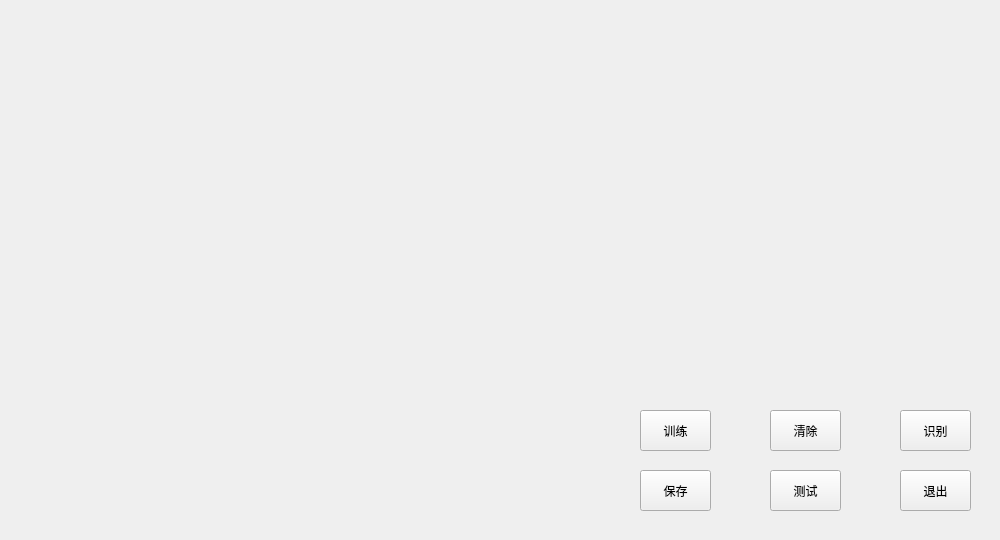
<?xml version="1.0" encoding="UTF-8"?>
<ui version="4.0">
 <class>doodleBoard</class>
 <widget class="QMainWindow" name="doodleBoard">
  <property name="geometry">
   <rect>
    <x>0</x>
    <y>0</y>
    <width>1000</width>
    <height>540</height>
   </rect>
  </property>
  <property name="minimumSize">
   <size>
    <width>1000</width>
    <height>540</height>
   </size>
  </property>
  <property name="maximumSize">
   <size>
    <width>1000</width>
    <height>540</height>
   </size>
  </property>
  <property name="windowTitle">
   <string>doodleBoard</string>
  </property>
  <widget class="QWidget" name="centralWidget">
   <widget class="QPushButton" name="recognize">
    <property name="geometry">
     <rect>
      <x>900</x>
      <y>410</y>
      <width>71</width>
      <height>41</height>
     </rect>
    </property>
    <property name="styleSheet">
     <string notr="true">QPushButton{

}
QPushButton:pressed{
background-color:rgba(100,255,100,200);
border-color:rgba(255,255,255,30);
border-style:inset;
color:rgba(0,0,0,100);
}
QPushButton:hover{
background-color:rgba(100,255,100,100);
border-color:rgba(255,255,255,200);
color:rgba(0,0,0,200);
}</string>
    </property>
    <property name="text">
     <string>识别</string>
    </property>
   </widget>
   <widget class="QLabel" name="result">
    <property name="geometry">
     <rect>
      <x>640</x>
      <y>10</y>
      <width>331</width>
      <height>371</height>
     </rect>
    </property>
    <property name="text">
     <string/>
    </property>
   </widget>
   <widget class="QPushButton" name="close_button">
    <property name="geometry">
     <rect>
      <x>900</x>
      <y>470</y>
      <width>71</width>
      <height>41</height>
     </rect>
    </property>
    <property name="styleSheet">
     <string notr="true">QPushButton{

}
QPushButton:pressed{
background-color:rgba(100,255,100,200);
border-color:rgba(255,255,255,30);
border-style:inset;
color:rgba(0,0,0,100);
}
QPushButton:hover{
background-color:rgba(100,255,100,100);
border-color:rgba(255,255,255,200);
color:rgba(0,0,0,200);
}</string>
    </property>
    <property name="text">
     <string>退出</string>
    </property>
   </widget>
   <widget class="QPushButton" name="save_button">
    <property name="geometry">
     <rect>
      <x>640</x>
      <y>470</y>
      <width>71</width>
      <height>41</height>
     </rect>
    </property>
    <property name="styleSheet">
     <string notr="true">QPushButton{

}
QPushButton:pressed{
background-color:rgba(100,255,100,200);
border-color:rgba(255,255,255,30);
border-style:inset;
color:rgba(0,0,0,100);
}
QPushButton:hover{
background-color:rgba(100,255,100,100);
border-color:rgba(255,255,255,200);
color:rgba(0,0,0,200);
}</string>
    </property>
    <property name="text">
     <string>保存</string>
    </property>
   </widget>
   <widget class="QPushButton" name="clear_button">
    <property name="geometry">
     <rect>
      <x>770</x>
      <y>410</y>
      <width>71</width>
      <height>41</height>
     </rect>
    </property>
    <property name="styleSheet">
     <string notr="true">QPushButton{

}
QPushButton:pressed{
background-color:rgba(100,255,100,200);
border-color:rgba(255,255,255,30);
border-style:inset;
color:rgba(0,0,0,100);
}
QPushButton:hover{
background-color:rgba(100,255,100,100);
border-color:rgba(255,255,255,200);
color:rgba(0,0,0,200);
}</string>
    </property>
    <property name="text">
     <string>清除</string>
    </property>
   </widget>
   <widget class="QPushButton" name="train_button">
    <property name="geometry">
     <rect>
      <x>640</x>
      <y>410</y>
      <width>71</width>
      <height>41</height>
     </rect>
    </property>
    <property name="styleSheet">
     <string notr="true">QPushButton{

}
QPushButton:pressed{
background-color:rgba(100,255,100,200);
border-color:rgba(255,255,255,30);
border-style:inset;
color:rgba(0,0,0,100);
}
QPushButton:hover{
background-color:rgba(100,255,100,100);
border-color:rgba(255,255,255,200);
color:rgba(0,0,0,200);
}</string>
    </property>
    <property name="text">
     <string>训练</string>
    </property>
   </widget>
   <widget class="QPushButton" name="set_button">
    <property name="geometry">
     <rect>
      <x>770</x>
      <y>470</y>
      <width>71</width>
      <height>41</height>
     </rect>
    </property>
    <property name="styleSheet">
     <string notr="true">QPushButton{

}
QPushButton:pressed{
background-color:rgba(100,255,100,200);
border-color:rgba(255,255,255,30);
border-style:inset;
color:rgba(0,0,0,100);
}
QPushButton:hover{
background-color:rgba(100,255,100,100);
border-color:rgba(255,255,255,200);
color:rgba(0,0,0,200);
}</string>
    </property>
    <property name="text">
     <string>测试</string>
    </property>
   </widget>
  </widget>
 </widget>
 <layoutdefault spacing="6" margin="11"/>
 <resources/>
 <connections/>
</ui>
